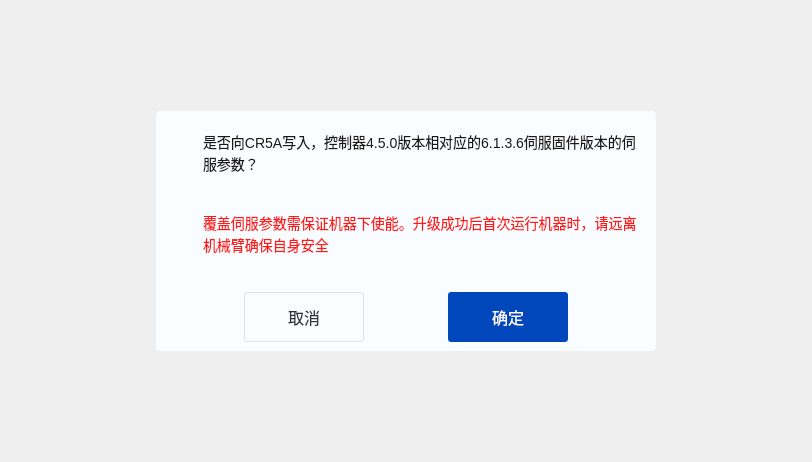
<?xml version="1.0" encoding="UTF-8"?>
<ui version="4.0">
 <class>FormServoUpdateComfirm</class>
 <widget class="QWidget" name="FormServoUpdateComfirm">
  <property name="geometry">
   <rect>
    <x>0</x>
    <y>0</y>
    <width>812</width>
    <height>462</height>
   </rect>
  </property>
  <property name="windowTitle">
   <string>Form</string>
  </property>
  <layout class="QHBoxLayout" name="horizontalLayout_2">
   <item>
    <spacer name="horizontalSpacer_4">
     <property name="orientation">
      <enum>Qt::Horizontal</enum>
     </property>
     <property name="sizeHint" stdset="0">
      <size>
       <width>40</width>
       <height>20</height>
      </size>
     </property>
    </spacer>
   </item>
   <item alignment="Qt::AlignHCenter|Qt::AlignVCenter">
    <widget class="QWidget" name="widget" native="true">
     <property name="sizePolicy">
      <sizepolicy hsizetype="Preferred" vsizetype="Fixed">
       <horstretch>0</horstretch>
       <verstretch>0</verstretch>
      </sizepolicy>
     </property>
     <property name="minimumSize">
      <size>
       <width>500</width>
       <height>240</height>
      </size>
     </property>
     <property name="maximumSize">
      <size>
       <width>500</width>
       <height>240</height>
      </size>
     </property>
     <property name="styleSheet">
      <string notr="true">background-color: rgb(250, 253, 255);
border-radius: 4px;</string>
     </property>
     <layout class="QVBoxLayout" name="verticalLayout_2" stretch="1,0">
      <property name="topMargin">
       <number>20</number>
      </property>
      <item>
       <layout class="QHBoxLayout" name="horizontalLayout">
        <item alignment="Qt::AlignTop">
         <widget class="QLabel" name="label">
          <property name="minimumSize">
           <size>
            <width>32</width>
            <height>32</height>
           </size>
          </property>
          <property name="maximumSize">
           <size>
            <width>32</width>
            <height>32</height>
           </size>
          </property>
          <property name="styleSheet">
           <string notr="true">QLabel{
	image: url(:/image/images2/icon_warning.png);
	border: none;
}</string>
          </property>
          <property name="text">
           <string/>
          </property>
          <property name="scaledContents">
           <bool>true</bool>
          </property>
         </widget>
        </item>
        <item>
         <layout class="QVBoxLayout" name="verticalLayout">
          <item alignment="Qt::AlignTop">
           <widget class="QLabel" name="labelMessage">
            <property name="styleSheet">
             <string notr="true">border:none;
font-size: 14px;
color: rgb(25, 25, 25);
</string>
            </property>
            <property name="text">
             <string>是否向CR5A写入，控制器4.5.0版本相对应的6.1.3.6伺服固件版本的伺服参数？</string>
            </property>
            <property name="scaledContents">
             <bool>true</bool>
            </property>
            <property name="wordWrap">
             <bool>true</bool>
            </property>
           </widget>
          </item>
          <item alignment="Qt::AlignTop">
           <widget class="QLabel" name="labelInfo">
            <property name="styleSheet">
             <string notr="true">border:none;
font-size: 14px;
color: rgb(255, 25, 25);
</string>
            </property>
            <property name="text">
             <string>覆盖伺服参数需保证机器下使能。升级成功后首次运行机器时，请远离机械臂确保自身安全</string>
            </property>
            <property name="scaledContents">
             <bool>true</bool>
            </property>
            <property name="wordWrap">
             <bool>true</bool>
            </property>
           </widget>
          </item>
         </layout>
        </item>
       </layout>
      </item>
      <item>
       <layout class="QHBoxLayout" name="horizontalLayout_3">
        <item>
         <spacer name="horizontalSpacer_2">
          <property name="orientation">
           <enum>Qt::Horizontal</enum>
          </property>
          <property name="sizeHint" stdset="0">
           <size>
            <width>40</width>
            <height>20</height>
           </size>
          </property>
         </spacer>
        </item>
        <item>
         <widget class="QPushButton" name="btnClose">
          <property name="minimumSize">
           <size>
            <width>120</width>
            <height>50</height>
           </size>
          </property>
          <property name="maximumSize">
           <size>
            <width>120</width>
            <height>50</height>
           </size>
          </property>
          <property name="styleSheet">
           <string notr="true">border-radius: 3px;
opacity: 1;
border:1px solid #DFE3E5;
background: #FAFDFF;
color: #2D3440;
font-size: 16px;
font-weight: 350;</string>
          </property>
          <property name="text">
           <string>取消</string>
          </property>
         </widget>
        </item>
        <item>
         <spacer name="horizontalSpacer">
          <property name="orientation">
           <enum>Qt::Horizontal</enum>
          </property>
          <property name="sizeHint" stdset="0">
           <size>
            <width>40</width>
            <height>20</height>
           </size>
          </property>
         </spacer>
        </item>
        <item>
         <widget class="QPushButton" name="btnOk">
          <property name="minimumSize">
           <size>
            <width>120</width>
            <height>50</height>
           </size>
          </property>
          <property name="maximumSize">
           <size>
            <width>120</width>
            <height>50</height>
           </size>
          </property>
          <property name="styleSheet">
           <string notr="true">border-radius: 3px;
opacity: 1;
border:none;
background: #0047BB;
color: #FAFDFF;
font-size: 16px;
font-weight: 350;</string>
          </property>
          <property name="text">
           <string>确定</string>
          </property>
         </widget>
        </item>
        <item>
         <spacer name="horizontalSpacer_3">
          <property name="orientation">
           <enum>Qt::Horizontal</enum>
          </property>
          <property name="sizeHint" stdset="0">
           <size>
            <width>40</width>
            <height>20</height>
           </size>
          </property>
         </spacer>
        </item>
       </layout>
      </item>
     </layout>
    </widget>
   </item>
   <item>
    <spacer name="horizontalSpacer_5">
     <property name="orientation">
      <enum>Qt::Horizontal</enum>
     </property>
     <property name="sizeHint" stdset="0">
      <size>
       <width>40</width>
       <height>20</height>
      </size>
     </property>
    </spacer>
   </item>
  </layout>
 </widget>
 <resources/>
 <connections/>
</ui>
